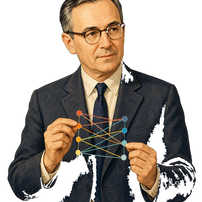
#> input picture data/images/portraits/color/kantorovich.png, 202 x 202 px
$ python -i prepare_portraits.py   (imports and definitions only)
#> lines starting #> are read from the running program, lines starting #| are printed output that depends on the picture; after the words box and inside, x2 and y2 are one past the last pixel; in counts of white or black regions, pixels touching at a corner belong together
#> in _prepare_portrait_base, img is the input picture: PIL image 202x202 RGB; mean R, G, B 171, 162.5, 154.1
"""Prepare portrait demo assets from ``data/images/portraits/raw/``."""

from __future__ import annotations

from pathlib import Path

import numpy as np
from PIL import Image, ImageOps
from scipy.ndimage import binary_closing, label

from convolutional_wasserstein.paths import (
    PORTRAIT_COLOR_DIR,
    PORTRAIT_RAW_DIR,
    PORTRAITS_DIR,
    portrait_color_path,
    portrait_path,
)

PORTRAIT_SIZE = 202
NAMES = ("monge", "kantorovich")


def _foreground_mask(rgb: np.ndarray, thresh: int = 32) -> np.ndarray:
    """Foreground = not reachable from the border through near-black pixels."""
#> called with thresh = 32
    dark = np.max(rgb, axis=2) <= thresh
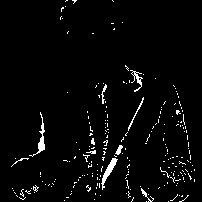
#> dark: shape (202, 202) bool; 3.1% white in thin lines or dots
    h, w = dark.shape
#> h = 202; w = 202
    bg = np.zeros((h, w), dtype=bool)
    stack: list[tuple[int, int]] = []
    for x in range(w):
        if dark[0, x]:
            stack.append((0, x))
        if dark[h - 1, x]:
            stack.append((h - 1, x))
#> after the loop, stack = [(0, 66), (0, 67), (0, 72), (0, 73), (0, 74), (0, 75), (0, 76), (0, 112), (201, 131), (201, 146), (201, 148), (201, 150), (201, 151), (201, 168), (201, 179), (201, 180), (201, 181)]
    for y in range(h):
        if dark[y, 0]:
            stack.append((y, 0))
        if dark[y, w - 1]:
            stack.append((y, w - 1))
    while stack:
        y, x = stack.pop()
        if bg[y, x] or not dark[y, x]:
            continue
        bg[y, x] = True
        if y > 0:
            stack.append((y - 1, x))
        if y + 1 < h:
            stack.append((y + 1, x))
        if x > 0:
            stack.append((y, x - 1))
        if x + 1 < w:
            stack.append((y, x + 1))
#> this loop made 100 passes
#> (y, x) on passes 1 to 12: (201, 181), (201, 182), (201, 180), (201, 181), (201, 179), (201, 180), (201, 178), (200, 179), (200, 180), (200, 181), (201, 180), (201, 179)
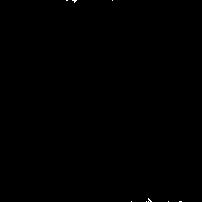
#> bg: shape (202, 202) bool; 0.06% white in thin lines or dots, all inside (x1, y1, x2, y2) = (66, 0, 182, 202)
#> after the loop, stack = []
    mask = ~bg
    mask = binary_closing(mask, iterations=1)
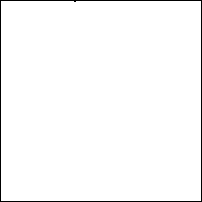
#> mask: shape (202, 202) bool; 98% white; black in thin lines or dots
    labels, n = label(mask)
#> labels: shape (202, 202) int32; values 0 (black) and 1 (white), 98% white; black in thin lines or dots
#> n = 1
    if n > 1:
        sizes = np.bincount(labels.ravel())
        sizes[0] = 0
        mask = labels == sizes.argmax()
    return mask


def _crop_to_mask(img: Image.Image, mask: np.ndarray, pad: float = 0.04) -> Image.Image:
#> called with pad = 0.04
    ys, xs = np.where(mask)
    if ys.size == 0:
        return img
    y0, y1 = ys.min(), ys.max()
#> y0 = 1; y1 = 200
    x0, x1 = xs.min(), xs.max()
#> x0 = 1; x1 = 200
    h, w = y1 - y0, x1 - x0
#> h = 199; w = 199
    py, px = int(h * pad), int(w * pad)
#> py = 7; px = 7
    return img.crop(
        (
            max(0, x0 - px),
            max(0, y0 - py),
            min(img.width, x1 + px),
            min(img.height, y1 + py),
        )
    )


def _prepare_portrait_base(path: Path) -> tuple[Image.Image, np.ndarray]:
    img = Image.open(path).convert("RGB")
    rgb = np.asarray(img, dtype=np.float64)
    mask = _foreground_mask(rgb)
    img = _crop_to_mask(img, mask)
    mask = _foreground_mask(np.asarray(img.convert("RGB"), dtype=np.float64))
#> the loop in _foreground_mask (call 2), `while stack:` made 100 passes
    return img, mask


def prepare_portrait(path: Path, size: int = PORTRAIT_SIZE) -> Image.Image:
    """Square grayscale portrait on white (dark pixels carry transport mass)."""
    img, mask = _prepare_portrait_base(path)
    alpha = mask.astype(np.float64)
    gray = np.asarray(img.convert("L"), dtype=np.float64)
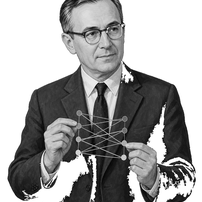
#> gray: shape (202, 202) float64; min 0, max 255, mean 164.1
    composed = 255.0 * (1.0 - alpha) + gray * alpha
    out = Image.fromarray(composed.astype(np.uint8), mode="L")
    return ImageOps.fit(out, (size, size), method=Image.Resampling.LANCZOS, centering=(0.5, 0.45))


def prepare_color_portrait(path: Path, size: int = PORTRAIT_SIZE) -> Image.Image:
    """Square RGB portrait on white (same crop as the grayscale asset)."""
    img, mask = _prepare_portrait_base(path)
    rgb = np.asarray(img, dtype=np.float64)
    alpha = mask[..., np.newaxis]
    composed = 255.0 * (1.0 - alpha) + rgb * alpha
    out = Image.fromarray(composed.astype(np.uint8), mode="RGB")
    return ImageOps.fit(out, (size, size), method=Image.Resampling.LANCZOS, centering=(0.5, 0.45))


def write_portraits(size: int = PORTRAIT_SIZE) -> None:
    PORTRAITS_DIR.mkdir(parents=True, exist_ok=True)
    PORTRAIT_COLOR_DIR.mkdir(parents=True, exist_ok=True)
    for name in NAMES:
        src = PORTRAIT_RAW_DIR / f"{name}.png"
        if not src.is_file():
            raise FileNotFoundError(f"missing portrait source: {src}")
        for prepare, dest in (
            (prepare_portrait, portrait_path(name)),
            (prepare_color_portrait, portrait_color_path(name)),
        ):
            out = prepare(src, size=size)
            out.save(dest)
            print(f"wrote {dest}")


# [2 lines not run here, left out]

>>> result = prepare_portrait('../data/images/portraits/color/kantorovich.png')

$ run again, on data/images/portraits/color/monge.png
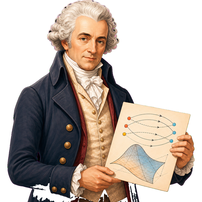
#> input picture data/images/portraits/color/monge.png, 202 x 202 px
#> in _prepare_portrait_base, img is the input picture: PIL image 202x202 RGB; mean R, G, B 192.4, 180.1, 171.2
#> in _foreground_mask, `dark = np.max(rgb, axis=2) <= thresh`:
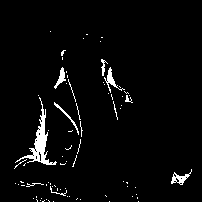
#> dark: shape (202, 202) bool; 3.4% white; 79 white regions (68 under 20 px), largest, box (x1, y1, x2, y2) and area: (15, 97, 57, 165) 554, (104, 67, 125, 93) 124, (171, 169, 192, 185) 119
#> after the loop in _foreground_mask, `for x in range(w):`: stack = [(201, 37), (201, 42), (201, 43), (201, 49), (201, 53), (201, 109), (201, 138)]
#> the loop in _foreground_mask, `while stack:` made 32 passes
#> (y, x) on passes 1 to 8: (201, 138), (201, 139), (201, 137), (200, 138), (201, 109), (201, 110), (201, 108), (200, 109)
#> after the loop in _foreground_mask, `while stack:`: stack = []
#> labels: shape (202, 202) int32; values 0 (black) and 1 (white), 98% white; black in thin lines or dots
#> n = 1
#> y1 = 200
#> x0 = 1; x1 = 200
#> in _crop_to_mask, `h, w = y1 - y0, x1 - x0`: h = 199
#> py = 7
#> the loop in _foreground_mask (call 2), `while stack:` made 32 passes
#> in prepare_portrait, `gray = np.asarray(img.convert("L"), dtype=np.float64)`:
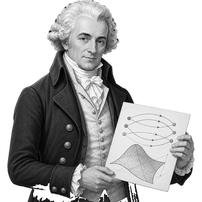
#> gray: shape (202, 202) float64; min 0, max 255, mean 182.8
